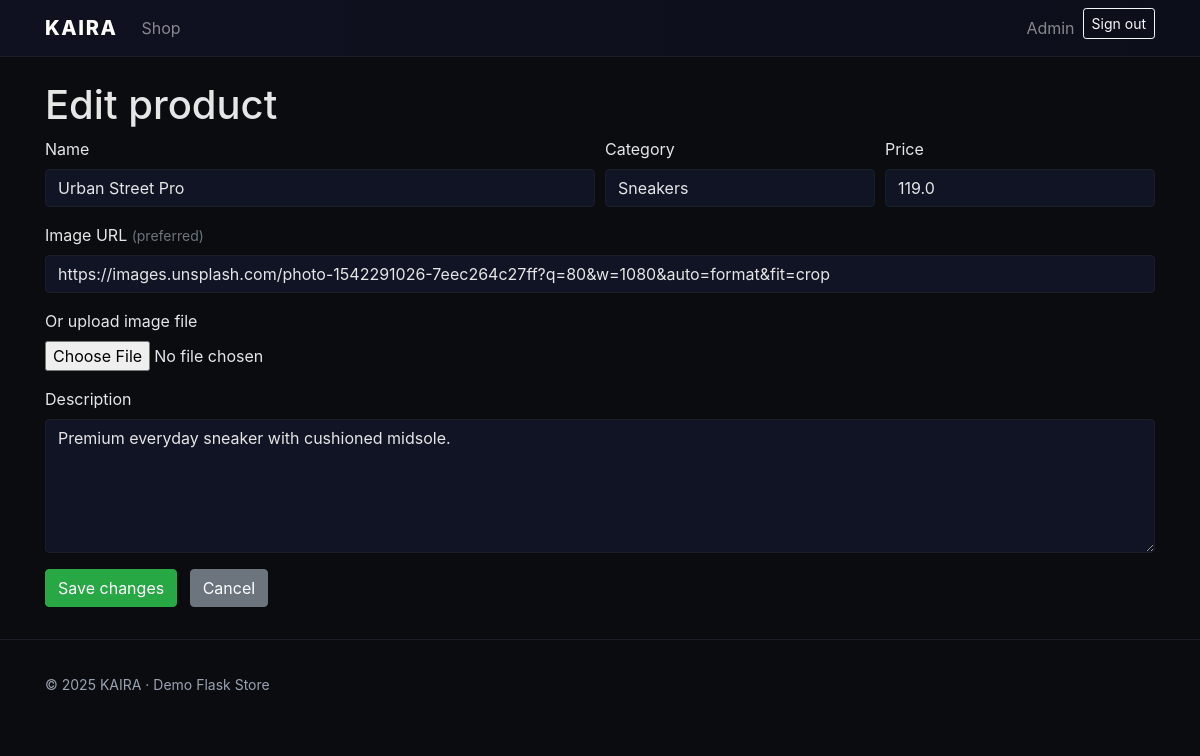
/admin/products/4/edit (signed in), run on the app's committed database.
### tables this page shows
CREATE TABLE products(
            id INTEGER PRIMARY KEY AUTOINCREMENT,
            name TEXT NOT NULL,
            category TEXT NOT NULL,
            price REAL NOT NULL,
            image TEXT NOT NULL,
            description TEXT NOT NULL,
            created_at TIMESTAMP DEFAULT CURRENT_TIMESTAMP
        );

### app.py (the view, shortened to what this page needs)
@app.route("/admin/products/<int:product_id>/edit", methods=["GET","POST"])
def admin_edit_product(product_id):
    if not require_admin(): return redirect(url_for("admin_login"))
    db = get_db()
    product = db.execute("SELECT * FROM products WHERE id=?", (product_id,)).fetchone()
    if not product: abort(404)
    return render_template("admin_product_form.html", product=product, title="Edit product")

### app.py (called while the page is built)
def get_db():
    if "db" not in g:
        g.db = sqlite3.connect(DB_PATH)
        g.db.row_factory = sqlite3.Row
    return g.db

def require_admin():
    if not session.get("admin"):
        flash("Please sign in as admin.")
        return False
    return True

### templates/admin_product_form.html
{% extends "base.html" %}
{% block content %}
<h1>{{ 'Edit' if product else 'Add' }} product</h1>
<form method="post" enctype="multipart/form-data">
  <div class="form-row">
    <div class="form-group col-md-6">
      <label>Name</label>
      <input class="form-control" type="text" name="name" value="{{ product['name'] if product else '' }}" required>
    </div>
    <div class="form-group col-md-3">
      <label>Category</label>
      <input class="form-control" type="text" name="category" value="{{ product['category'] if product else '' }}" required>
    </div>
    <div class="form-group col-md-3">
      <label>Price</label>
      <input class="form-control" type="number" step="0.01" name="price" value="{{ product['price'] if product else '' }}" required>
    </div>
  </div>
  <div class="form-group">
    <label>Image URL <small class="text-muted">(preferred)</small></label>
    <input class="form-control" type="url" name="image_url" value="{{ product['image'] if product else '' }}" placeholder="https://...">
  </div>
  <div class="form-group">
    <label>Or upload image file</label>
    <input class="form-control-file" type="file" name="image">
  </div>
  <div class="form-group">
    <label>Description</label>
    <textarea class="form-control" name="description" required rows="5">{{ product['description'] if product else '' }}</textarea>
  </div>
  <button class="btn btn-success">{{ 'Save changes' if product else 'Create product' }}</button>
  <a href="{{ url_for('admin_products') }}" class="btn btn-secondary ml-2">Cancel</a>
</form>
{% endblock %}

### static/css/style.css (style rules this page uses)
:root { --accent:#7c5cff; --success:#2cb67d; --danger:#ef476f; }
body { background:#0b0c10;color:#e6e6e6 }
.card, .btn { transition:all .2s ease }
.form-control, .custom-file-input, .custom-select { background:#101425;border:1px solid #1b1e27;color:#e6e6e6 }
.form-control::placeholder { color:#8892a6 }

### data on the page
products: name "Urban Street Pro", category "Sneakers", price "119.0", image_url "https://images.unsplash.com/photo-1542291026-7eec264c27ff?q=80&w=1080&auto=format&fit=crop", description "Premium everyday sneaker with cushioned midsole."

### other printed values
{{ 'Edit' if product else 'Add' }} "Edit"
{{ 'Save changes' if product else 'Create product' }} "Save changes"
{{ 2025 }} "2025"
